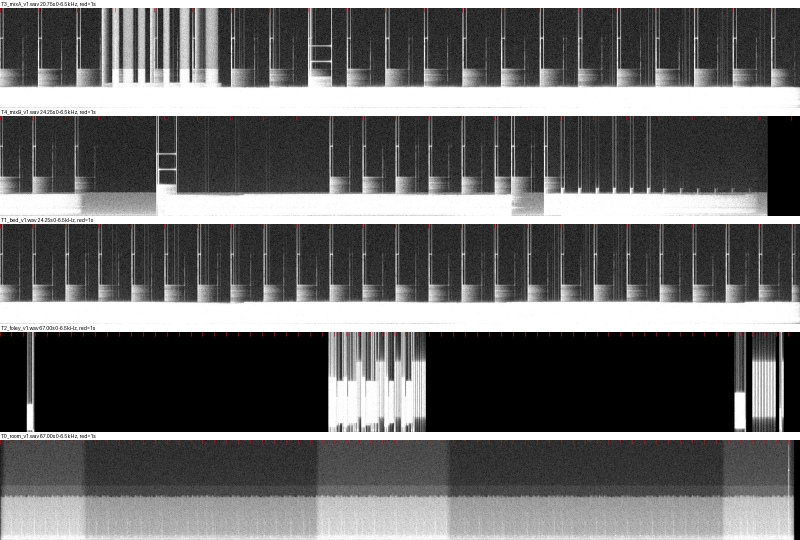
#> input picture paeleo/scion/oulipo/films/stems.jpg, 1600 x 1080 px, given in place of loc_2017714056_a.tif, which was not available (shown at 1/2 size)
$ python s5_cut.py
#> lines starting #> are read from the running program, lines starting #| are printed output that depends on the picture
### paeleo/scion/oulipo/films/swarm/un-homme-qui-dort/u1-build/lib.py
"""U1 picture library (plan-r2): plates, grade, SCION-29 cutouts, SCION-44 multiplane, stats.

Plates are decoded with PIL only; run every script with `python3 -I`.
Everything is single-channel grey from the negatives themselves. No blur, sharpening,
faux grain, vignette or tint is applied to any picture pixel. The only Gaussian in this
file is used to soften a matte's alpha edge (<= 1.2 px) and to estimate a smooth wall
under a cast shadow (flagged invented wherever it becomes visible).
"""
from __future__ import annotations

import hashlib
import json
from pathlib import Path

import cv2
import numpy as np
from PIL import Image

Image.MAX_IMAGE_PIXELS = None

FILMS = Path("/home/user/bolas/paeleo/scion/oulipo/films")
SRC = FILMS / "sources" / "un-homme-qui-dort"
U1 = SRC / "u1-picture-camera-drawing-team-quiet-observational-cut-scion-29-extraction-scion-44-multiplane-staging-scion-47-body-actions-aesthetic-grade-"
RAW = U1 / "raw"
OLD_RAW = SRC / "u1-picture" / "raw"          # r1 raw downloads (kept, re-verified)
for sub in ("rgba", "masks", "failure_masks", "fills", "shots", "diag", "graded", "json"):
    (U1 / sub).mkdir(parents=True, exist_ok=True)

W, H, FPS = 960, 540, 24
SS = 2  # supersample factor for warps (render at 2x, area-downsample once)

# plate id -> file, picture area (rebate excluded) in file pixels, curve class
PLATES = {
    "2017862333": dict(file=RAW / "8d33576u.tif", area=(600, 640, 4640, 4760), curve="flash1943",
                       note="Bubley Jan 1943 master TIFF 8d33576u.tif, 8-bit L 5348x5652"),
    "2017862340": dict(file=RAW / "8d33583u.tif", area=(700, 420, 4790, 4560), curve="flash1943",
                       note="Bubley Jan 1943 master TIFF 8d33583u.tif, 8-bit L 5448x5240"),
    "2017735081": dict(file=OLD_RAW / "loc_2017735081_a.tif", area=(120, 140, 4040, 2840), curve="flat1936",
                       note="Russell Lee Dec 1936 archival TIFF 8a21346a.tif (16-bit, already on disk from r1)"),
    "2017811447": dict(file=OLD_RAW / "loc_2017811447_v.jpg", area=(44, 16, 745, 975), curve="flat1936",
                       note="Vachon Dec 1940 1024px service JPEG 8c18457v.jpg"),
    "2017714056": dict(file=OLD_RAW / "loc_2017714056_a.tif", area=(110, 250, 4250, 2950), curve="flat1936",
                       note="Mydans Sept 1935 archival TIFF 8a00242a.tif (16-bit, already on disk from r1)"),
}

CURVES = {
    # a = weight of the smoothstep (midtone steepening) in the monotone curve
    "flash1943": dict(a=0.30, note="gentle toe/shoulder; flash negatives are already hard"),
    "flat1936": dict(a=0.70, note="steeper midtone: a flatter negative printed on a harder grade"),
}
L_LO, L_HI = 30.0, 244.0   # p2 -> L30 (#1e1e1e), p98 -> L244 (~#f4f4f4)
TOE_FLOOR, SHOULDER_CEIL = 22.0, 250.0


def load_plate(pid):
    """Return float32 array 0..1 of the whole file (grey), and the plate record."""
    rec = PLATES[pid]
    a = np.array(Image.open(rec["file"]))
    if a.ndim == 3:
        a = a[..., 0]
    a = a.astype(np.float32)
    a /= 65535.0 if a.max() > 255 else 255.0
    return a, rec


def make_curve(plate, rec, stats_box=None):
    """One monotone neutral curve for the plate. Input percentiles from the picture area
    (or stats_box: the union of the shots' crops, also inside the picture area)."""
    x0, y0, x1, y1 = stats_box or rec["area"]
    v = plate[y0:y1:2, x0:x1:2]
    p2, p98 = [float(x) for x in np.percentile(v, [2, 98])]
    a = CURVES[rec["curve"]]["a"]
    return dict(p2=p2, p98=p98, a=a, L_lo=L_LO, L_hi=L_HI, toe_floor=TOE_FLOOR, shoulder_ceil=SHOULDER_CEIL,
                curve_class=rec["curve"], stats_box=[int(x0), int(y0), int(x1), int(y1)])


def apply_curve(x, c):
    """Monotone curve: [p2,p98] -> [L_lo,L_hi] via (1-a)*u + a*smoothstep(u); exponential toe and
    shoulder outside with matched slope (C1), asymptotes 22 and 250. Returns float L (0..255)."""
    u = (x - c["p2"]) / (c["p98"] - c["p2"])
    a = c["a"]
    span = c["L_hi"] - c["L_lo"]
    uc = np.clip(u, 0, 1)
    mid = c["L_lo"] + span * ((1 - a) * uc + a * uc * uc * (3 - 2 * uc))
    slope = span * (1 - a)  # dL/du at both ends (smoothstep slope is 0 there)
    t = c["L_lo"] - c["toe_floor"]
    toe = c["L_lo"] - t * (1 - np.exp(np.minimum(u, 0) * slope / t))
    s = c["shoulder_ceil"] - c["L_hi"]
    sh = c["L_hi"] + s * (1 - np.exp(-np.maximum(u - 1, 0) * slope / s))
    return np.where(u < 0, toe, np.where(u > 1, sh, mid)).astype(np.float32)


def curve_table(c, n=17):
    xs = np.linspace(0, 1, n)
    return [[round(float(x), 4), round(float(y), 2)] for x, y in zip(xs, apply_curve(xs, c))]


def graded_plate(pid, stats_box=None):
    p, rec = load_plate(pid)
    c = make_curve(p, rec, stats_box)
    g = apply_curve(p, c) / 255.0
    ys = np.linspace(0, 1, 2001)
    yv = apply_curve(ys, c)
    assert np.all(np.diff(yv) >= 0), "curve not monotone"
    return g, c, rec


# ------------------------------------------------------------------ SCION-29 ---
def poly_mask(shape, polys, value=1):
    m = np.zeros(shape[:2], np.uint8)
    for p in polys:
        cv2.fillPoly(m, [np.round(np.array(p, np.float32)).astype(np.int32)], value)
    return m


# [5 lines left out: function lines_mask, not called in this run]


PRESETS = {
    # photograph preset (scan class: silver-gelatin negative). Grain is not body texture:
    # the colour model sees an edge-preserving bilateral copy; output pixels are the plate's own.
    "photograph": dict(bilateral=(7, 0.08, 5), iters=6, open_r=2, close_r=3, max_hole=600),
}


# [57 lines left out: functions grabcut, cleanup, not called in this run]


def feather(mask, sigma=1.0):
    return np.clip(cv2.GaussianBlur(mask.astype(np.float32), (0, 0), sigma), 0, 1)


# [38 lines left out: functions matting_band, decontaminate, not called in this run]


def inpaint(gray, hole, radius=6):
    g8 = (np.clip(gray, 0, 1) * 255).astype(np.uint8)
    return cv2.inpaint(g8, hole.astype(np.uint8), radius, cv2.INPAINT_TELEA).astype(np.float32) / 255.0


# [42 lines left out: functions quilt_fill, smooth_wall, not called in this run]


# ------------------------------------------------------------------ files ---
def save_gray(path, g):
    Image.fromarray((np.clip(g, 0, 1) * 255 + 0.5).astype(np.uint8)).save(path)


def save_mask(path, m):
    Image.fromarray((np.clip(m.astype(np.float32), 0, 1) * 255 + 0.5).astype(np.uint8)).save(path)


# [8 lines left out: function save_rgba, not called in this run]


def sha1(path):
    return hashlib.sha1(Path(path).read_bytes()).hexdigest()


# ------------------------------------------------------------------ SCION-44 ---
# [4 lines left out: function resample, not called in this run]


class Layer:
    """A depth plane or articulated piece, prepared at render scale (SS x screen).
    gray/alpha: float arrays covering the shot's crop box (render scale);
    k: parallax factor; z: draw order; mode: 'over' or 'multiply' (cast shadow = ratio map);
    pose(fi) -> (dx, dy, angle_deg, pivot_xy) in SCREEN pixels/degrees (piece's own action)."""

    # [70 lines left out: functions __init__, affine, compose, layer_alpha_on_screen, frame_stats, not called in this run]


def to_rgb(g8):
    return np.dstack([g8, g8, g8])


def dump(path, obj):
    Path(path).write_text(json.dumps(obj, indent=1))


# [23 lines left out: function texture_fill, not called in this run]

### paeleo/scion/oulipo/films/swarm/un-homme-qui-dort/editor-r2-build/ed.py
"""Editor repair-round helpers (r2): monotone print curves, shot writer, stats.
Imports U1's lib (read-only use); writes only under films/sources/un-homme-qui-dort/editor-r2/."""
import sys
sys.path.insert(0, "/home/user/bolas/paeleo/scion/oulipo/films")
sys.path.insert(0, "/home/user/bolas/paeleo/scion/oulipo/films/swarm/un-homme-qui-dort/u1-build")
import kit  # noqa: E402
from lib import *  # noqa: F401,F403,E402

E2 = SRC / "editor-r2"
for sub in ("raw", "rgba", "masks", "failure_masks", "fills", "shots", "json", "diag"):
    (E2 / sub).mkdir(parents=True, exist_ok=True)
BAND = (30, 30, 30)
SHOT_T0 = {"S1": 0.0, "S2": 5.5, "S3": 8.5, "S4": 11.5, "S5": 19.0, "S6": 24.5, "S7": 27.0}
SHOT_N = {"S1": 132, "S2": 72, "S3": 72, "S4": 180, "S5": 132, "S6": 60, "S7": 192}


# [58 lines left out: functions pchip, lut, through_kit, write_shot, not called in this run]


import os  # noqa: E402

### paeleo/scion/oulipo/films/swarm/un-homme-qui-dort/editor-r3-build/ed3.py
"""Editor repair-round-2 helpers (r3). Reuses r2 helpers (print LUTs, kit pass-through, shot writer)
but writes only under films/sources/un-homme-qui-dort/editor-r3/."""
import sys
sys.path.insert(0, "/home/user/bolas/paeleo/scion/oulipo/films/swarm/un-homme-qui-dort/editor-r2-build")
from ed import *  # noqa
import ed as _ed

E3 = SRC / "editor-r3"
for sub in ("raw", "rgba", "masks", "failure_masks", "fills", "shots", "json", "diag"):
    (E3 / sub).mkdir(parents=True, exist_ok=True)
_ed.E2 = E3          # write_shot() writes into editor-r3/shots/<shot>


def write_shot3(shot, frames_iter, n=None):
    _ed.E2 = E3
    return write_shot(shot, frames_iter, n)

### paeleo/scion/oulipo/films/swarm/un-homme-qui-dort/editor-r3-build/s5_cut.py
"""S5/S7 FLIGHT, repair round 2 -- SCION-29 cuts.

STAGE: LoC 2017714056 (Carl Mydans, Sept 1935, archival TIFF 8a00242a.tif, already on disk from r1):
the rooming-house stairwell, a dark flight with a lit handrail, turned balusters and a stringer.
  near plane = handrail + balusters (GrabCut: balusters vs the dark gaps, seeded by local contrast)
               + stringer/soffit below the lower string + left newel/post + right newel post.
  far plane  = the rest of the plate (risers, wall, pale ceiling), untouched: no fill is needed
               because nothing is removed from this plate.
CLIMBER: LoC 2017862340 (Esther Bubley, Jan 1943, master TIFF 8d33583u.tif) -- the S3/S4 sitter himself.
  UB  = head + torso (GrabCut, hair matting band), pivot at the hip.
  TH  = a thigh-length strip of his own pinstripe trouser leg, pivot at the hip end.
  SH  = a shin-length strip of the same leg, pivot at the knee end.
  (the second leg is a second instance of TH/SH, drawn behind; declared.)
  All climber pieces are flopped left-right (he faces up the flight) -- declared.
Run: python3 -I s5_cut.py"""
import sys
sys.path.insert(0, "/home/user/bolas/paeleo/scion/oulipo/films/swarm/un-homme-qui-dort/editor-r3-build")
from ed3 import *  # noqa

# ------------------------------------------------------------------ stage (Mydans) ---
CROP = (1650, 1100, 3480, 2129)        # 1830 x 1029 plate px -> 960 x 540 (s = 0.5246, a downscale)
cx0, cy0, cx1, cy1 = CROP
s = W / (cx1 - cx0)
gM, curveM, _ = graded_plate("2017714056")
#> in load_plate, a is the input picture: shape (1080, 1600, 3); mean R, G, B 104.9, 104.6, 104.6
#> in graded_plate, `p, rec = load_plate(pid)`: rec = 4 items
#> in make_curve, `x0, y0, x1, y1 = stats_box or rec["area"]`: x0 = 110; y0 = 250; x1 = 4250; y1 = 2950
#> in make_curve, `v = plate[y0:y1:2, x0:x1:2]`:
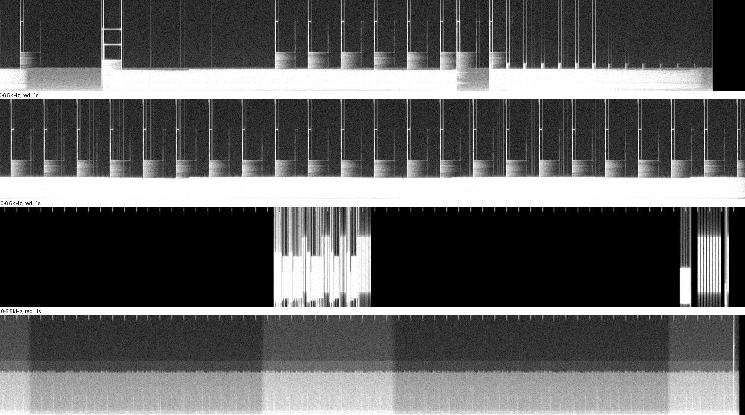
#> v: shape (415, 745) float32; min 0, max 1, mean 0.381
#> in make_curve, `p2, p98 = [float(x) for x in np.percentile(v, [2, 98])]`: p2 = 0; p98 = 1
#> in make_curve, `a = CURVES[rec["curve"]]["a"]`: a = 0.7
#> in graded_plate, `c = make_curve(p, rec, stats_box)`: c = 9 items
#> in apply_curve, `a = c["a"]`: a = 0.7
#> in apply_curve, `span = c["L_hi"] - c["L_lo"]`: span = 214
#> in apply_curve, `mid = c["L_lo"] + span * ((1 - a) * uc + a * uc * uc * (3 - 2 * uc))`:
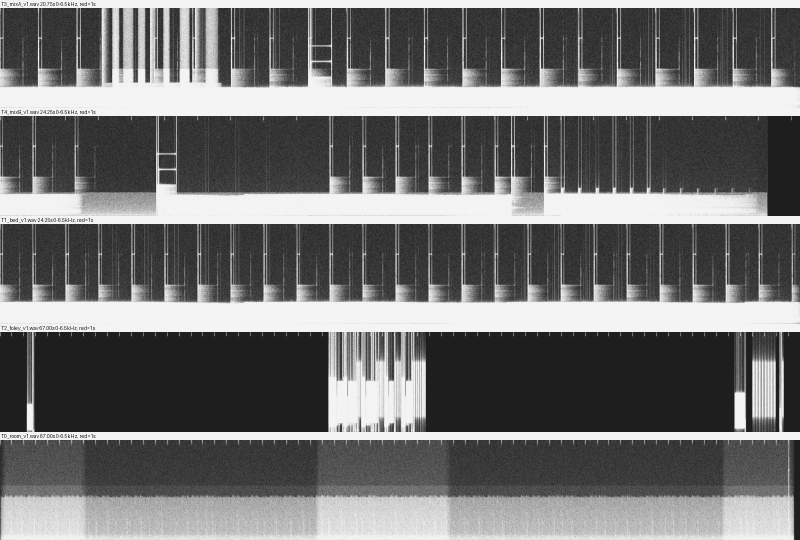
#> mid: shape (1080, 1600) float32 (shown at 1/2 size); min 30, max 244, mean 113.4
#> in apply_curve, `slope = span * (1 - a)`: slope = 64.2
#> in apply_curve, `t = c["L_lo"] - c["toe_floor"]`: t = 8
#> in apply_curve, `s = c["shoulder_ceil"] - c["L_hi"]`: s = 6
#> in graded_plate, `yv = apply_curve(ys, c)`: yv = 2001 values from 30 to 244
#> curveM = 9 items
G = gM[cy0:cy1, cx0:cx1].copy()
#> G = empty array
hh, ww = G.shape


def scr2pl(pts):
    return [((x / s), (y / s)) for x, y in pts]      # screen px -> crop-local plate px


def line_y(xa, ya, xb, yb):
    return lambda x: ya + (x - xa) * (yb - ya) / (xb - xa)


rail_top = line_y(100, 336, 868, 103)
rail_bot = line_y(100, 394, 868, 180)
lstr_top = line_y(100, 514, 868, 363)
X = np.arange(ww) * 1.0
Y = np.arange(hh)[:, None] * 1.0
xs_scr = X * s
ys_scr = Y * s
in_x = (xs_scr >= 96) & (xs_scr <= 872)
rail = in_x & (ys_scr >= rail_top(xs_scr) - 3) & (ys_scr <= rail_bot(xs_scr) + 2)
zone = in_x & (ys_scr > rail_bot(xs_scr) + 2) & (ys_scr < lstr_top(xs_scr))
below = in_x & (ys_scr >= lstr_top(xs_scr))
left_post = poly_mask(G.shape, [scr2pl([(0, 283), (108, 283), (112, 372), (156, 540), (0, 540)])]) > 0
right_post = poly_mask(G.shape, [scr2pl([(864, 92), (878, 0), (960, 0), (960, 540), (803, 540), (820, 372), (864, 182)])]) > 0

# balusters vs gaps inside the baluster zone: seeds from local horizontal contrast, then GrabCut
g8 = (G * 255).astype(np.uint8)
#> g8 = empty array
#> (the run stopped early here; a loop or call above may not have finished)

$ run again, on paeleo/abominable-house/journal-img/08.jpg
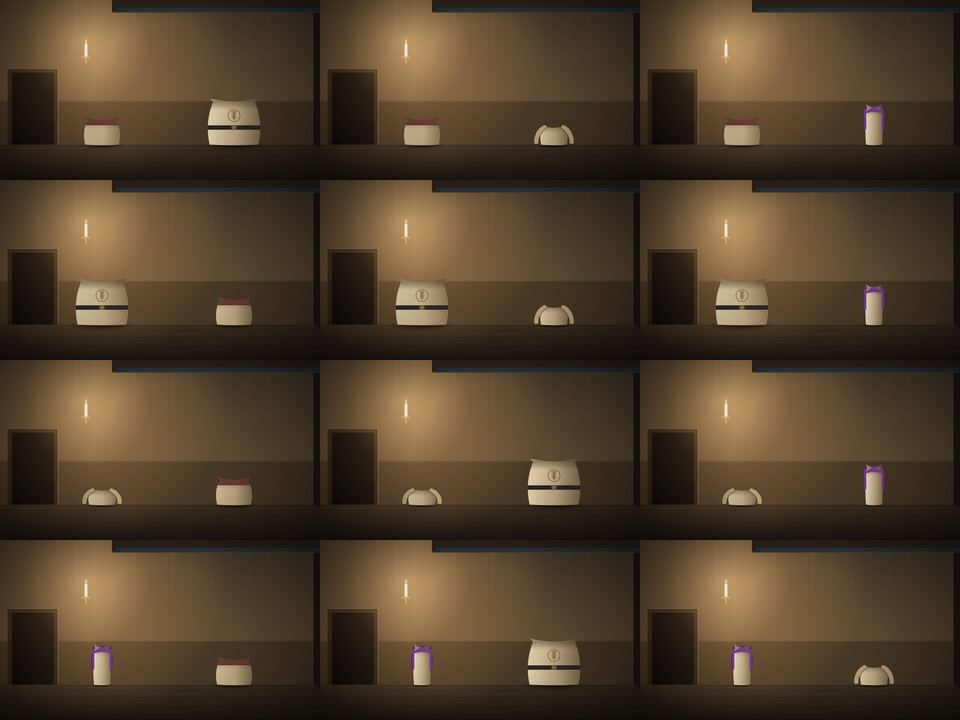
#> input picture paeleo/abominable-house/journal-img/08.jpg, 960 x 720 px, given in place of loc_2017714056_a.tif, which was not available
#> in load_plate, a is the input picture: shape (720, 960, 3); mean R, G, B 79.6, 62.7, 43.1
#> rec = 4 items
#> x0 = 110; y0 = 250; x1 = 4250; y1 = 2950
#> p2 = 0.0824; p98 = 0.702
#> in make_curve, `a = CURVES[rec["curve"]]["a"]`: a = 0.7
#> c = 9 items
#> in apply_curve, `a = c["a"]`: a = 0.7
#> span = 214
#> in apply_curve, `mid = c["L_lo"] + span * ((1 - a) * uc + a * uc * uc * (3 - 2 * uc))`:
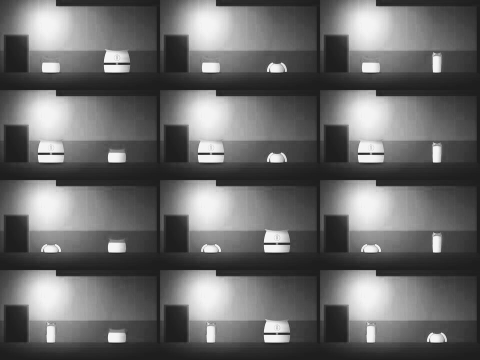
#> mid: shape (720, 960) float32 (shown at 1/2 size); min 30, max 244, mean 104.8
#> slope = 64.2
#> t = 8
#> in apply_curve, `toe = c["L_lo"] - t * (1 - np.exp(np.minimum(u, 0) * slope / t))`:
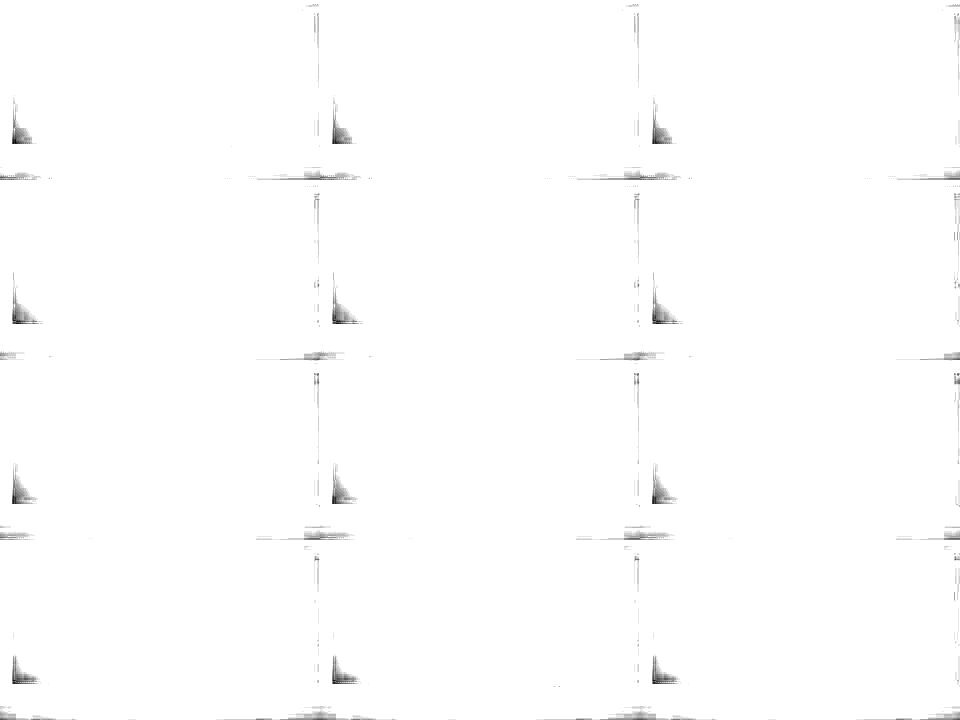
#> toe: shape (720, 960) float32; min 25.93, max 30, mean 30; drawn with min black and max white
#> s = 6
#> yv = 2001 values from 24.75 to 250
#> curveM = 9 items
#> G = empty array
